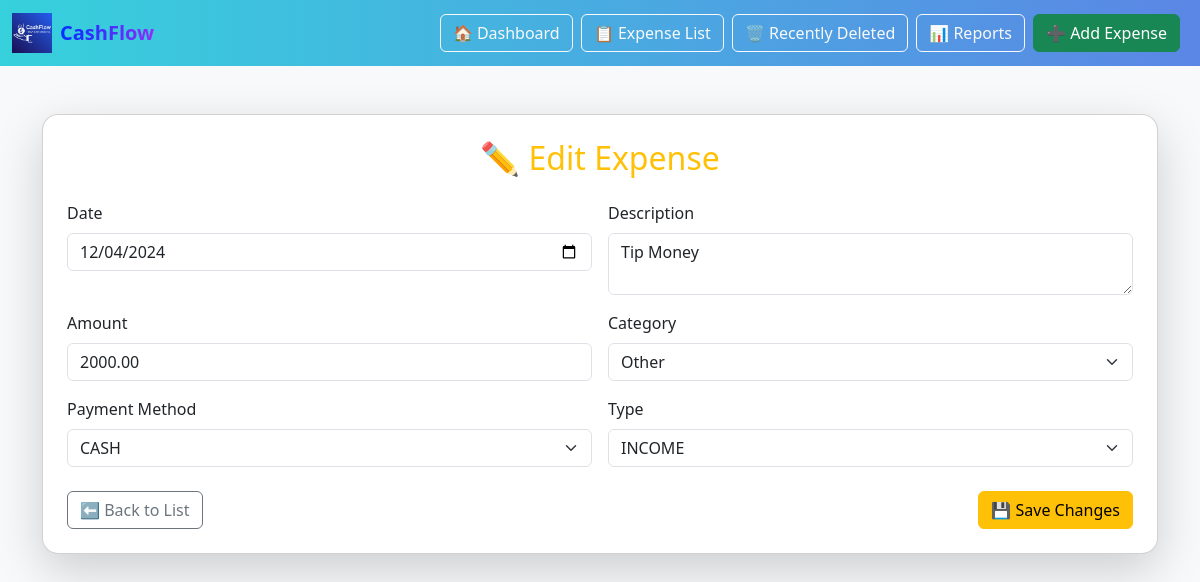
The page /edit/3/ on the database its author committed.
### expenses/models.py (models this page shows, shortened)
class Expense(models.Model):
    CATEGORY_CHOICES = [
        ('food', 'Food'),
        ('travel', 'Travel'),
        ('shopping', 'Shopping'),
        ('entertainment', 'Entertainment'),
        ('other', 'Other'),
    ]
    PAYMENT_CHOICES = [
        ('cash', 'CASH'),
        ('card', 'CARD'),
        ('upi', 'UPI'),
    ]
    TYPE_CHOICES = [
        ('expense', 'EXPENSE'),
        ('income', 'INCOME'),
    ]
    description = models.CharField(max_length=255)
    amount = models.DecimalField(max_digits=10, decimal_places=2)
    category = models.CharField(max_length=50, choices=CATEGORY_CHOICES)
    payment_method = models.CharField(max_length=50, choices=PAYMENT_CHOICES, default='upi')
    type = models.CharField(max_length=10, choices=TYPE_CHOICES, default='expense')
    date = models.DateField()
    is_deleted = models.BooleanField(default=False)

### expenses/views.py (the view)
# urls.py: path("edit/<str:expense_id>/", views.edit_expense, name="edit_expense"),
def edit_expense(request, expense_id):
    expense = get_object_or_404(Expense, id=expense_id)
    if request.method == 'POST':
        form = ExpenseForm(request.POST, instance=expense)
        if form.is_valid():
            form.save()
            return redirect('expense_list')
    else:
        form = ExpenseForm(instance=expense)
    return render(request, 'expenses/edit_expense.html', {'form': form})

### expenses/forms.py
class ExpenseForm(forms.ModelForm):
    class Meta:
        model = Expense
        fields = ['date', 'category', 'description', 'payment_method', 'amount', 'type']
        widgets = {
            'date': forms.DateInput(attrs={'type': 'date'}),
            'description': forms.Textarea(attrs={'rows': 2}),
        }

### expenses/templates/expenses/edit_expense.html (shortened to what this page needs)
{% load widget_tweaks %}
{% load static %}
<!DOCTYPE html>
<html lang="en">
<head>
    <link href="https://cdn.jsdelivr.net/npm/bootstrap@5.3.0/dist/css/bootstrap.min.css" rel="stylesheet">
</head>
<body class="bg-light">
<nav class="navbar navbar-expand-lg navbar-dark"
     style="background: linear-gradient(90deg, #36d1dc, #5b86e5);">
    <div class="container-fluid">
        <a class="navbar-brand d-flex align-items-center" href="{% url 'dashboard' %}">
                <img src="{% static 'expenses/CashFlow.png' %}" alt="CashFlow Logo" height="40" class="me-2">
                <span class="brand-gradient">CashFlow</span>
            </a>
        <div class="d-flex">
            <a href="{% url 'dashboard' %}" class="btn btn-outline-light me-2">🏠 Dashboard</a>
            <a href="{% url 'expense_list' %}" class="btn btn-outline-light me-2">📋 Expense List</a>
            <a href="{% url 'recently_deleted' %}" class="btn btn-outline-light me-2">🗑 Recently Deleted</a>
            <a href="{% url 'reports' %}" class="btn btn-outline-light me-2">📊 Reports</a>
            <a href="{% url 'add_expense' %}" class="btn btn-success me-2">➕ Add Expense</a>
        </div>
    </div>
</nav>
    <div class="container mt-5">
        <div class="card shadow-lg p-4 rounded-4">
            <h2 class="text-center mb-4 text-warning">✏ Edit Expense</h2>
            <form method="POST" id="editExpenseForm" class="row g-3">
                <div class="col-md-6">
                    <label for="id_date" class="form-label">Date</label>
                    {{ form.date|add_class:"form-control" }}
                </div>
                <div class="col-md-6">
                    <label for="id_description" class="form-label">Description</label>
                    {{ form.description|add_class:"form-control" }}
                </div>
                <div class="col-md-6">
                    <label for="id_amount" class="form-label">Amount</label>
                    {{ form.amount|add_class:"form-control" }}
                </div>
                <div class="col-md-6">
                    <label for="id_category" class="form-label">Category</label>
                    {{ form.category|add_class:"form-select" }}
                </div>
                <div class="col-md-6">
                    <label for="id_payment_method" class="form-label">Payment Method</label>
                    {{ form.payment_method|add_class:"form-select" }}
                </div>
                <div class="col-md-6">
                    <label for="id_type" class="form-label">Type</label>
                    {{ form.type|add_class:"form-select" }}
                </div>
                <div class="d-flex justify-content-between mt-4">
                    <a href="{% url 'expense_list' %}" class="btn btn-outline-secondary">⬅ Back to List</a>
                    <button type="button" class="btn btn-warning" data-bs-toggle="modal" data-bs-target="#saveModal">
                        💾 Save Changes
                    </button>
                </div>
            </form>
        </div>
    </div>
</body>
</html>

### expenses/templates/expenses/edit_expense.html (style rules this page uses)
.brand-gradient { background: linear-gradient(90deg, #002fff, #8d2ff8); -webkit-background-clip: text; -webkit-text-fill-color: transparent; font-weight: bold; }

### rows shown on the page
Expense: date "12/04/2024", description "Tip Money", amount "2000.00", category "Other", payment_method "CASH", type "INCOME"
